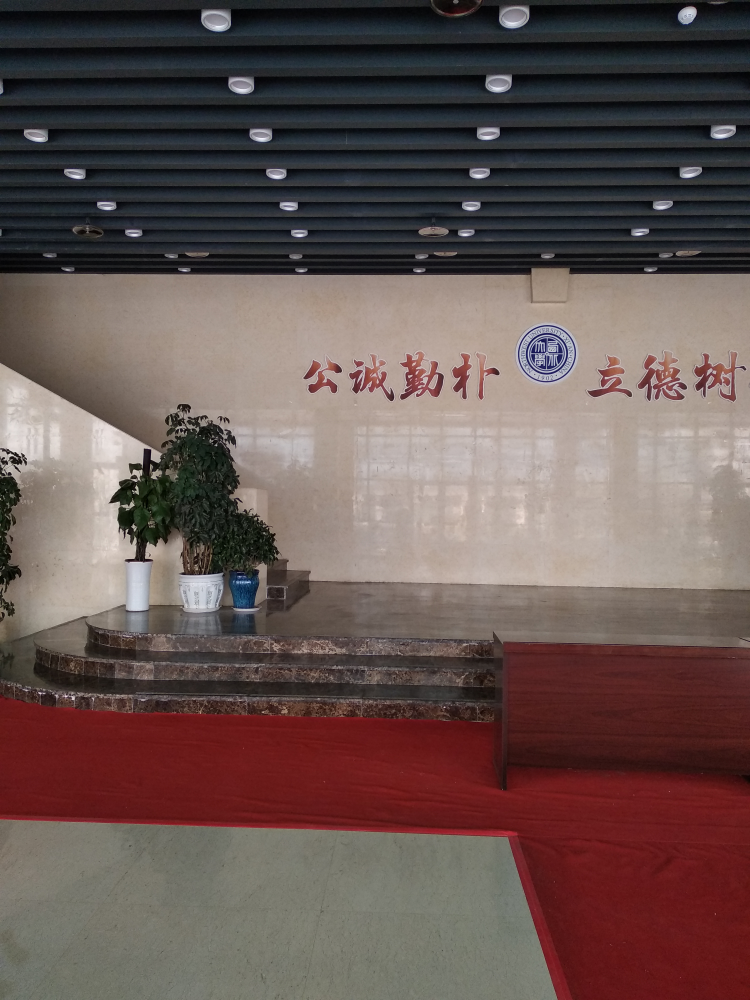
#> input picture images/s11-1.jpg, 3000 x 4000 px (shown at 1/4 size)
$ python ipos.py
#> lines starting #> are read from the running program, lines starting #| are printed output that depends on the picture; long printed decimals are rounded
#!/usr/bin python3
# -*- coding:utf-8 -*-

'''
Info
------
__author__: devecor
'''

import cv2 as cv
import numpy as np
import matplotlib.pyplot as plt
import argparse
import time
import getopt


def ratio_test(matches, ratio=0.7):
    # need to draw only good matches, so create a mask
    mask = [[0, 0] for i in range(len(matches))]

    # ratio test
    for i, (m, n) in enumerate(matches):
        if m.distance < ratio*n.distance:
            mask[i] = [1, 0]
    return mask


if __name__ == '__main__':

    parser = argparse.ArgumentParser(description='ipos')
    parser.add_argument('--show', action='store_true', help='显示匹配结果')
    parser.add_argument('-o', '--output', default='matches', help='结果保存目录')
    parser.add_argument('--K', metavar='cx, cy, fx, fy', help='内参矩阵')
    args = parser.parse_args()

    # 读取图片

    ref_img1 = cv.imread('images/s11-1.jpg', flags=cv.IMREAD_GRAYSCALE)
#> ref_img1: shape (4000, 3000); min 0, max 255, mean 89.3
    ref_img2 = cv.imread('images/s11-1a.jpg', flags=cv.IMREAD_GRAYSCALE)
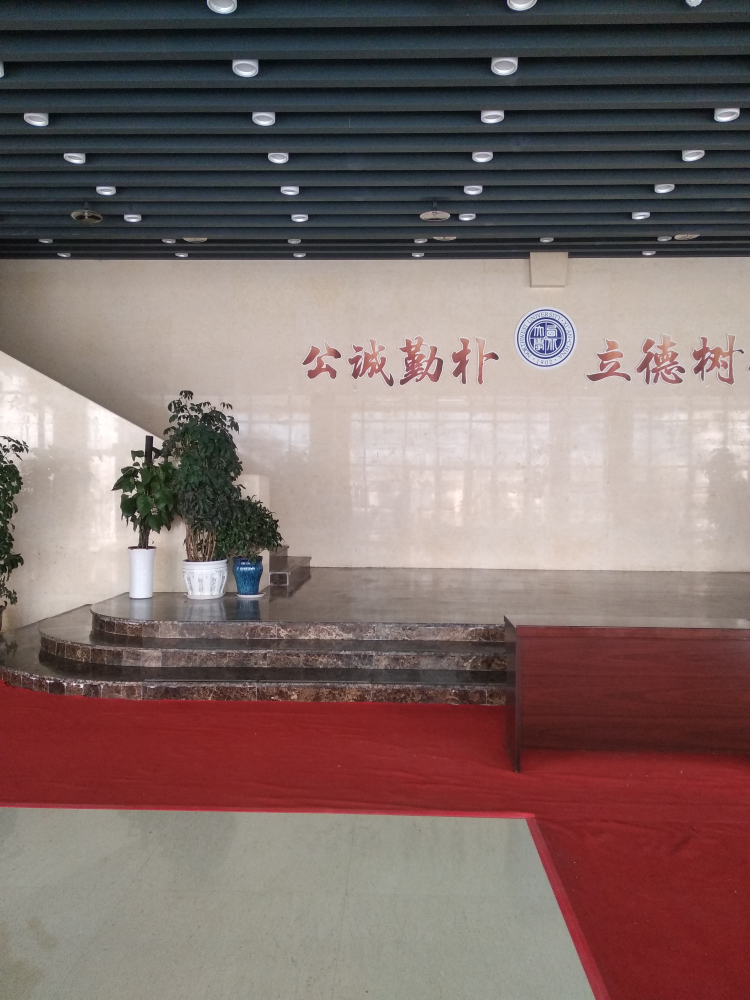
#> input picture images/s11-1a.jpg, 3000 x 4000 px (shown at 1/4 size)
#> ref_img2: shape (4000, 3000); min 0, max 255, mean 112.8
    tes_img1 = cv.imread('images/t20-3.jpg', flags=cv.IMREAD_GRAYSCALE)
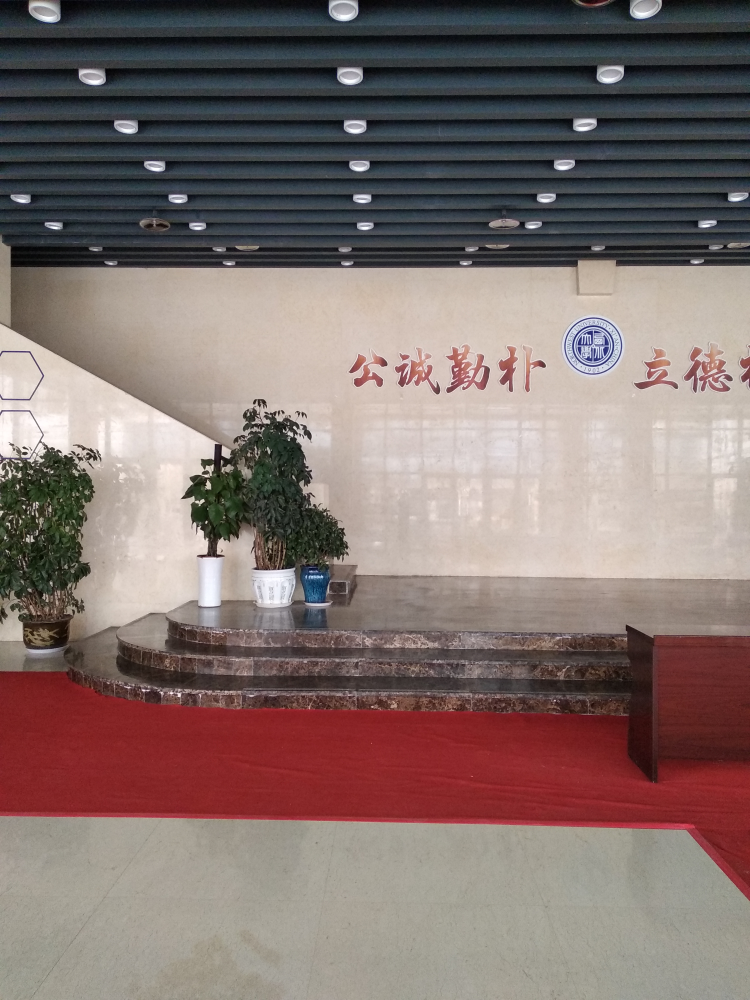
#> input picture images/t20-3.jpg, 3000 x 4000 px (shown at 1/4 size)
#> tes_img1: shape (4000, 3000); min 0, max 255, mean 117.8
    tes_img2 = cv.imread('images/t20-4.jpg', flags=cv.IMREAD_GRAYSCALE)
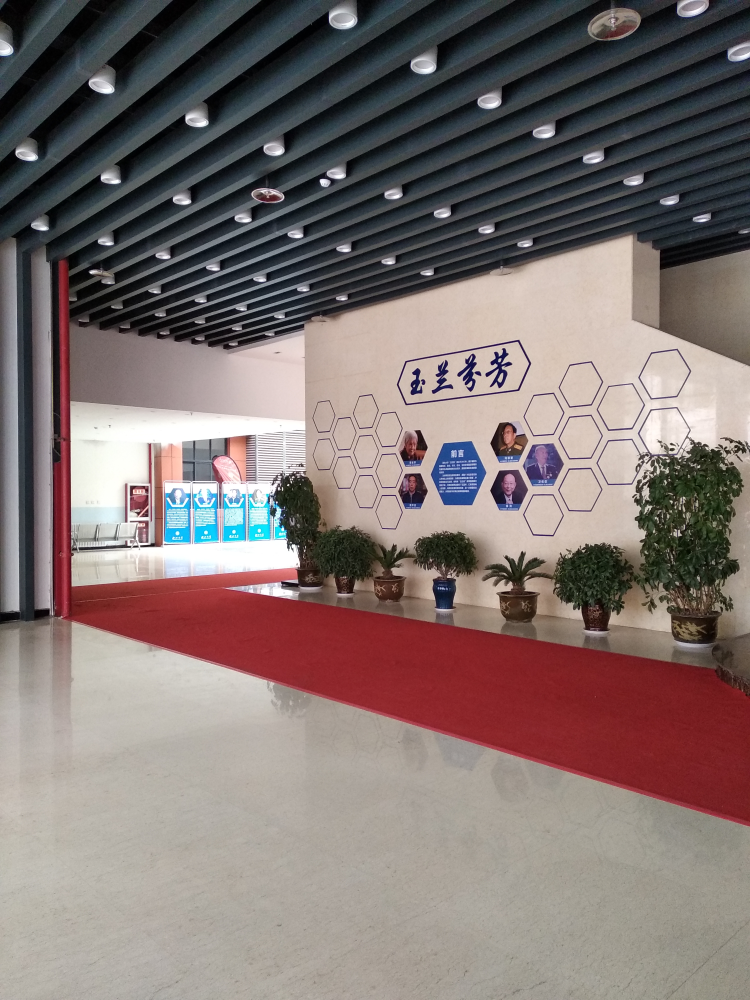
#> input picture images/t20-4.jpg, 3000 x 4000 px (shown at 1/4 size)
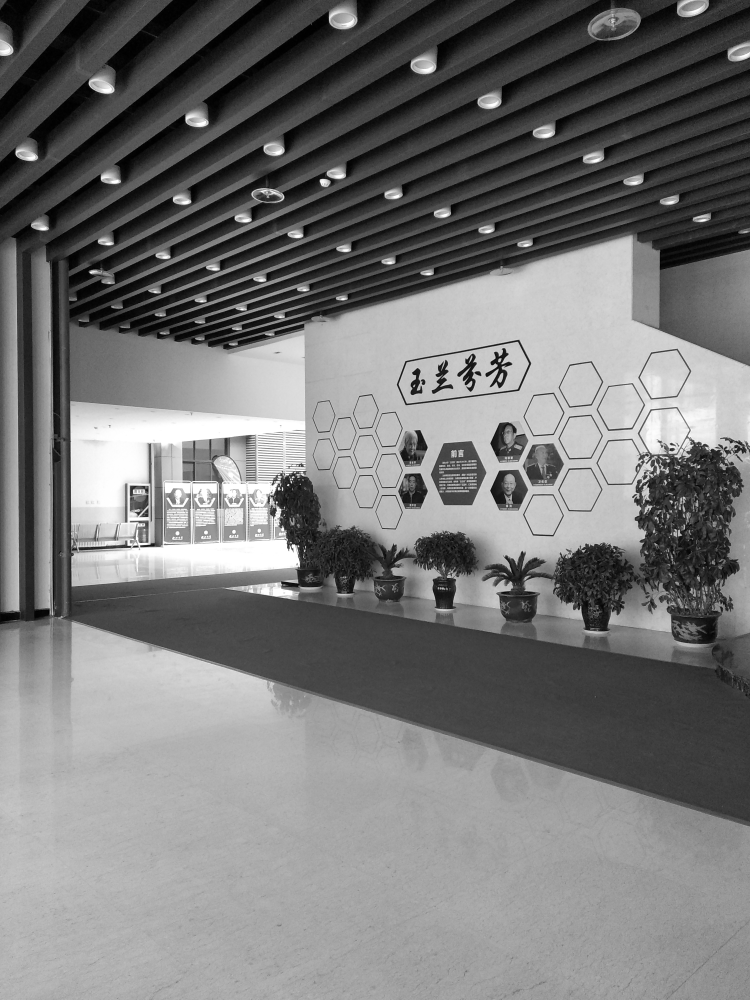
#> tes_img2: shape (4000, 3000) (shown at 1/4 size); min 0, max 255, mean 118.6

    # 特征提取

    # 初始化
    orb = cv.ORB_create(nfeatures=8000)

    # 查询关键点并计算描述符
    ref_kp1, ref_des1 = orb.detectAndCompute(ref_img1, None)
#> ref_kp1 = 8000 keypoints; strongest (x, y, size): (530, 1962, 37.2), (530, 1961, 31), (2161, 1366, 37.2), (2176, 1372, 53.6)
    ref_kp2, ref_des2 = orb.detectAndCompute(ref_img2, None)
#> ref_kp2 = 8000 keypoints; strongest (x, y, size): (539, 1909, 31), (2189, 1303, 31), (550, 1900, 31), (612, 1747, 37.2)
    tes_kp1, tes_des1 = orb.detectAndCompute(tes_img1, None)
#> tes_kp1 = 8000 keypoints; strongest (x, y, size): (2344, 1376, 77.1), (2360, 1341, 53.6), (797, 2111, 92.6), (825, 2086, 64.3)
    tes_kp2, tes_des2 = orb.detectAndCompute(tes_img2, None)
#> tes_kp2 = 8000 keypoints; strongest (x, y, size): (1153, 1939, 53.6), (1153, 1938, 44.6), (1106, 2007, 44.6), (1156, 1939, 37.2)

    # 根据BRIEF描述子进行匹配, 使用HAMMING距离

    # FLANN parameters
    # for orb
    FLANN_INDEX_LSH = 6
    index_params = dict(algorithm=FLANN_INDEX_LSH,
                        table_number=6,  # 12
                        key_size=12,  # 20
                        multi_probe_level=1)  # 2
    search_params = dict(checks=50)  # or pass empty dictionary

    # for SIFT or SURF
    # FLANN_INDEX_KDTREE = 1
    # index_params = dict(algorithm=FLANN_INDEX_KDTREE, trees=5)

    flann = cv.FlannBasedMatcher(index_params, search_params)

    matches1 = flann.knnMatch(tes_des1, ref_des1, k=2)
#> matches1 = 8000 matches
    matches2 = flann.knnMatch(tes_des2, ref_des2, k=2)
#> matches2 = 8000 matches

    # ratio test
    matchesMask1 = ratio_test(matches1)
#> in ratio_test, `mask = [[0, 0] for i in range(len(matches))]`: mask = 8000 pairs, first value 0 to 0, second value 0 to 0
#> after the loop in ratio_test, `for i, (m, n) in enumerate(matches):`: mask = 8000 pairs, first value 0 to 1, second value 0 to 0
#> matchesMask1 has the same summary as mask in ratio_test
    matchesMask2 = ratio_test(matches2)
#> matchesMask2 has the same summary as mask in ratio_test

    draw_params1 = dict(matchColor=(0, 255, 0),
                        singlePointColor=(255, 0, 0),
                        matchesMask=matchesMask1,
                        flags=cv.DrawMatchesFlags_DEFAULT)
#> draw_params1 = 4 items
    draw_params2 = dict(matchColor=(0, 255, 0),
                        singlePointColor=(255, 0, 0),
                        matchesMask=matchesMask2,
                        flags=cv.DrawMatchesFlags_DEFAULT)
#> draw_params2 = 4 items

    draw1 = cv.drawMatchesKnn(tes_img1, tes_kp1, ref_img1, ref_kp1, matches1,
                              None, **draw_params1)
    draw2 = cv.drawMatchesKnn(tes_img2, tes_kp2, ref_img2, ref_kp2, matches2,
                              None, **draw_params2)
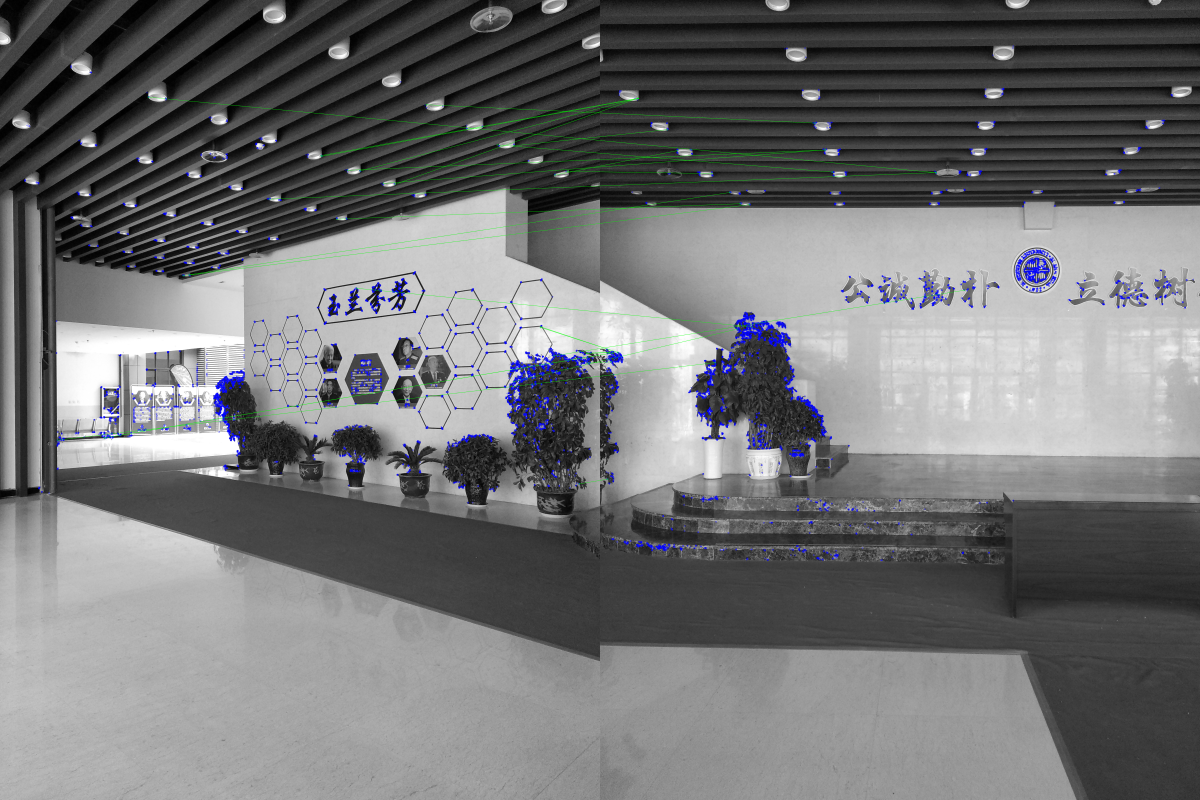
#> draw2: shape (4000, 6000, 3) (shown at 1/5 size); mean of channels 0, 1, 2 116.4, 115.1, 114.5; drawn as B, G, R

    if args.show:
        # [4 lines of commented-out code are left out]

        plt.subplot(121)
        plt.imshow(draw1)
        plt.subplot(122)
        plt.imshow(draw2)
        plt.show()

    # 组装内参矩阵
    f_x = 3123.8
    f_y = 3122.3
    c_x = 1497.6
    c_y = 2022.3
    K = np.float64([[f_x,  0,  c_x],
                    [0,   f_y, c_y],
                    [0,    0,   1]])
    # 无过滤
    pt1 = np.float64([i.pt for i in tes_kp1])
#> pt1 = 8000 pairs, first value 31 to 2968, second value 265.2 to 3126
    pt2 = np.float64([i.pt for i in ref_kp1])
#> pt2 = 8000 pairs, first value 31 to 2943, second value 58 to 3657

    retval, mask = cv.findEssentialMat(pt1, pt2, K)
#> retval = [[0.234, 0.632, 0.128], [0.613, -0.285, 0.198], [0.116, 0.13, 0.0505]]; mask = 8000 values, max 1 at index 50, min 0 at index 0, mean 0.009

    E, K1, K2 = retval, K, K  # 待优化
#> E has the same summary as retval; K1 = [[3123.8, 0, 1497.6], [0, 3122.3, 2022.3], [0, 0, 1]]; K2 has the same summary as K1
    distCoeffs1, distCoeffs2 = np.float64([1] * 4), np.float64([1] * 4)

    retval, R, t, mask = cv.recoverPose(E, pt1, pt2, K)
#> retval = 4783; R = [[0.772, -0.388, 0.503], [-0.39, -0.915, -0.107], [0.501, -0.114, -0.858]]; t = [-0.24, -0.0911, 0.966]; mask = 8000 values, max 255 at index 1, min 0 at index 0, mean 152.5
    imageSize = (3000, 4000)

    R1, R2, P1, P2, Q, validPixROI1, validPixROI2 = cv.stereoRectify(
        K1, distCoeffs1, K2, distCoeffs2, imageSize, R, t)
#> R1 = [[0.938, 0.0738, 0.339], [-0.334, -0.0666, 0.94], [0.092, -0.995, -0.0378]]; R2 = [[0.866, -0.47, 0.171], [0.24, 0.0911, -0.966], [0.438, 0.878, 0.192]]; P1 = [[3123.8, 0, 4421, 0], [0, 3123.8, -7085.9, 0], [0, 0, 1, 0]]; P2 = [[3123.8, 0, 4421, 0], [0, 3123.8, -7085.9, -3123.8], [0, 0, 1, 0]]; Q = [[1, 0, 0, -4421], [0, 1, 0, 7085.9], [0, 0, 0, 3123.8], [0, 0, 1, 0]]; validPixROI1 = (0, 0, 0, 0); validPixROI2 = (0, 0, 0, 0)

    point4d = cv.triangulatePoints(P1, P2, pt1.T, pt2.T)

    point3d = cv.convertPointsFromHomogeneous(point4d.T)

    print('the R is\n {}'.format(R))
#| the R is
#|  [[ 0.7723  -0.3882  0.5028]
#|  [-0.3902 -0.9145 -0.1067]
#|  [ 0.5013 -0.1138 -0.8578]]
    print('the T is\n {}'.format(t))
#| the T is
#|  [[-0.2403]
#|  [-0.09106]
#|  [ 0.9664]]
    pass
